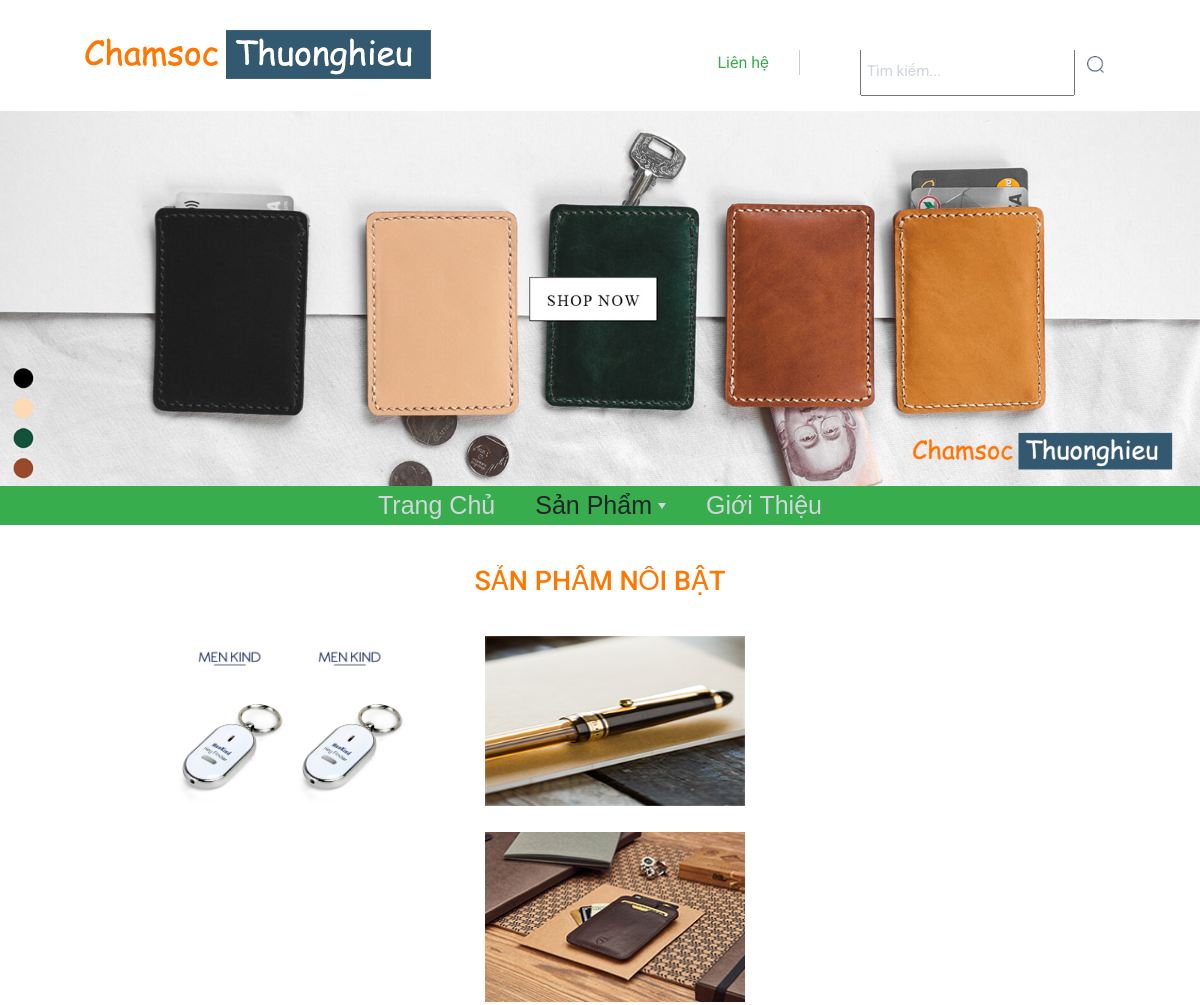
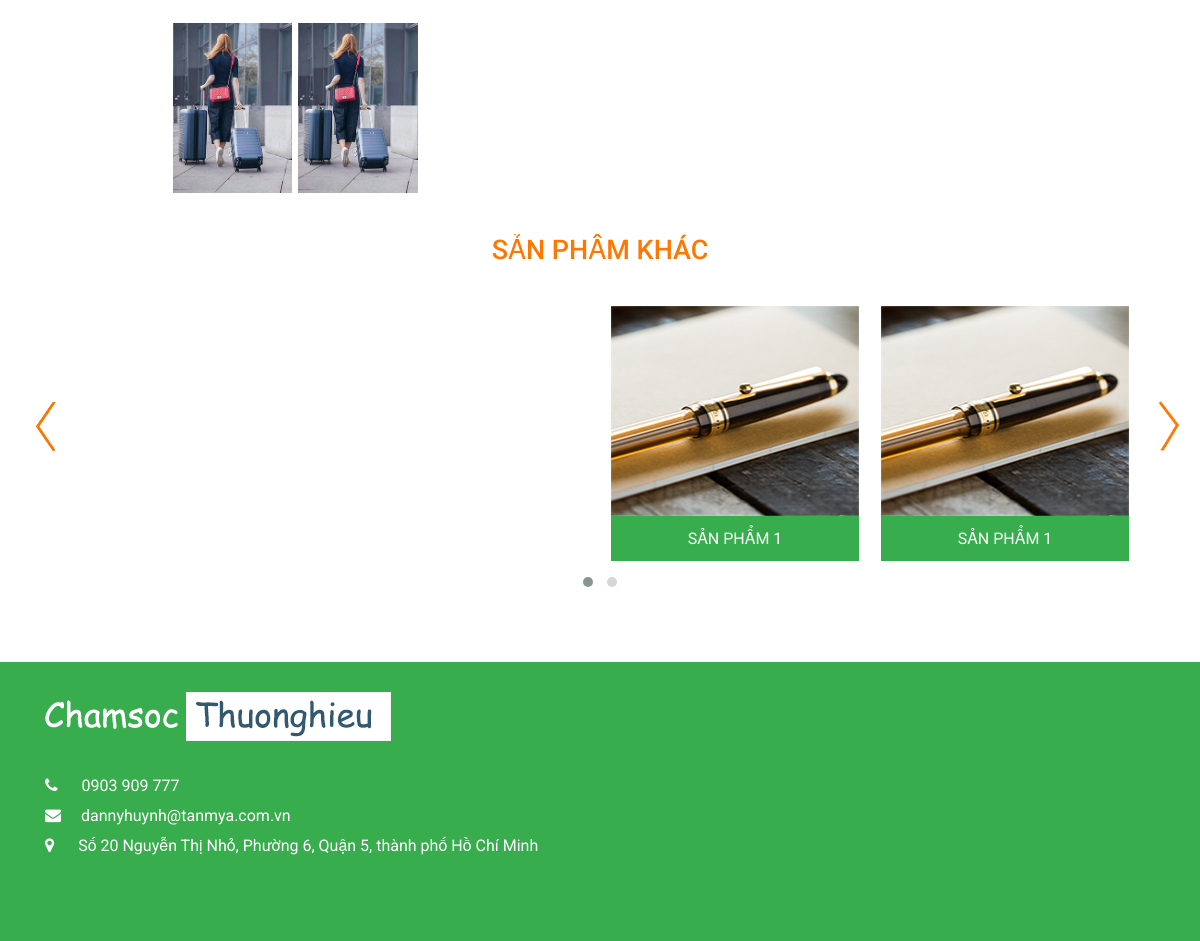
The page / on the database its author committed (2 pictures, top to bottom).
### tables this page shows
CREATE TABLE IF NOT EXISTS `parameter` (
  `ma` int(11) NOT NULL AUTO_INCREMENT,
  `ten` varchar(255) DEFAULT NULL,
  `giatri` text,
  `ngaytao` TIMESTAMP DEFAULT CURRENT_TIMESTAMP ON UPDATE CURRENT_TIMESTAMP,
  `ngaycapnhat` TIMESTAMP DEFAULT CURRENT_TIMESTAMP ON UPDATE CURRENT_TIMESTAMP,
  PRIMARY KEY (`ma`)
);

CREATE TABLE IF NOT EXISTS `sanpham` (
  `ma` int(11) NOT NULL AUTO_INCREMENT,
  `ten` varchar(255) DEFAULT NULL,
  `duongdan` varchar(255) DEFAULT NULL,
  `manhomtin` int(11) DEFAULT NULL,
  `chitiet` text,
  `tomtat` text NOT NULL,
  `h1` varchar(255) DEFAULT NULL,
  `tukhoa` varchar(255) DEFAULT NULL,
  `motatukhoa` varchar(255) DEFAULT NULL,
  `tieude` varchar(255) DEFAULT NULL,
  `kichhoat` int(11) NOT NULL DEFAULT '0',
  `ngaytao` TIMESTAMP DEFAULT CURRENT_TIMESTAMP ON UPDATE CURRENT_TIMESTAMP,
  `ngaycapnhat` TIMESTAMP DEFAULT CURRENT_TIMESTAMP ON UPDATE CURRENT_TIMESTAMP,
  `hinh` varchar(255) DEFAULT NULL,
  `hinhs` text NOT NULL,
  `noibat` int(11) NOT NULL DEFAULT '0',
  PRIMARY KEY (`ma`)
);

### class/database.php (called while the page is built, shortened)
<?php
class database
{
    protected $pdo='';
    protected $sql='';
    public function Database()
    {
        try
        {
			$this->pdo=new PDO('mysql:host='.HOST.'; dbname='.DBNAME,USERNAME,PASSWORD);
			$this->pdo->query('set names utf8');
			$this->pdo->setAttribute(PDO::ATTR_ERRMODE,PDO::ERRMODE_EXCEPTION);
        }
        catch(PDOException $e)
        {
			exit($e->getMessage());
        }
    }
    public function setQuery($sql)
    {
        $this->sql=$sql;
    }
    public function loadAllRow($option=array())
    {
        $this->stateMent=$this->pdo->prepare($this->sql);
        $this->stateMent->execute($option);
        return $this->stateMent->fetchAll(PDO::FETCH_OBJ);
    }
    public function loadRow($option=array())
    {
        $this->stateMent=$this->pdo->prepare($this->sql);
        $this->stateMent->execute($option);
        return $this->stateMent->fetch(PDO::FETCH_OBJ);
    }
	public function disconnect()
    {
        return $this->pdo=null;
    }
}
?>

### config.php (called while the page is built, shortened)
<?php
require 'class/database.php';
require_once('class/xl_param.php');
require 'class/xl_tintuc.php';
$xl_tintuc = new xl_tintuc();
$xl_param = new xl_param();
?>

### class/xl_param.php (called while the page is built, shortened)
<?php
class xl_param extends database
{
	function DocTheoTen($ten)
	{
		$sql = "select * from parameter where ten = '$ten'";
		return $this->loadRow();
	}
}
?>

### class/xl_tintuc.php (called while the page is built, shortened)
<?php
class xl_tintuc extends database
{
	function DSMoi($sodong = null,$vitri=0,$rand=false)
	{
		$soluong = (!empty($sodong))?" limit 0,$sodong ":'';
		$soluong = (!empty($sodong) && !empty($vitri))?" limit $vitri,$sodong ":$soluong;
		$strran = ($rand)?' order by rand() ': ' order by sanpham.ngaytao desc,sanpham.ma desc ';
		$sql = "select sanpham.*,nhom.duongdan as duongdan_cha,DATE_FORMAT(sanpham.ngaytao,'%d/%m/%Y') as ngaytao  from sanpham join nhom on sanpham.manhomtin=nhom.ma where sanpham.kichhoat=1  $strran ".$soluong;
		return $this->loadAllRow();
	}
	function DSnoibat($sodong = null)
	{
		$soluong = (!empty($sodong))?" limit 0,$sodong ":'';
		$sql = "select sanpham.*,nhom.duongdan as duongdan_cha from sanpham join nhom on sanpham.manhomtin=nhom.ma where sanpham.kichhoat=1 and noibat='1'  order by sanpham.ngaytao desc,sanpham.ma desc $soluong";
		return $this->loadAllRow();
	}
}
?>

### index.php (the view, shortened to what this page needs)
<?php
require 'config.php';
$listkhac = $xl_tintuc->DSMoi(8);
$listnoibat = $xl_tintuc->DSnoibat(4);
?>
<html>
	<head>
		<?php
			include 'includes/cssjs.php';
		?>
	<head>
	<body>
		<header>
			<?php include 'includes/header.php' ?>
		</header>
		<div class="content">
				<div class="box">
					<div class="box-title">
						<h3 class="big-title"><span class="t-c">Sản phẩm nổi bật</span><span class="title-line"></span></h3>
					</div>
					<div class="box-content ">
						<div class="container noibat">
						<div class="leftpro pro">
							<a href="<?php echo DOMAIN.$listnoibat[0]->duongdan_cha.'/'.$listnoibat[0]->duongdan.'-'.$listnoibat[0]->ma ?>"><img src="<?=$listnoibat[0]->hinh?>"/></a>
							<a href="<?php echo DOMAIN.$listnoibat[0]->duongdan_cha.'/'.$listnoibat[0]->duongdan.'-'.$listnoibat[0]->ma ?>"><img src="<?=$listnoibat[0]->hinh?>"/></a>
						</div>
						<div class="midpro pro">
							<a href="<?php echo DOMAIN.$listnoibat[1]->duongdan_cha.'/'.$listnoibat[1]->duongdan.'-'.$listnoibat[1]->ma ?>"><img src="<?=$listnoibat[1]->hinh?>"/></a>
							<a href="<?php echo DOMAIN.$listnoibat[2]->duongdan_cha.'/'.$listnoibat[2]->duongdan.'-'.$listnoibat[2]->ma ?>"><img src="<?=$listnoibat[2]->hinh?>"/></a>
						</div>
						<div class="rightpro pro">
							<a href="<?php echo DOMAIN.$listnoibat[3]->duongdan_cha.'/'.$listnoibat[3]->duongdan.'-'.$listnoibat[3]->ma ?>"><img src="<?=$listnoibat[3]->hinh?>"/></a>
							<a href="<?php echo DOMAIN.$listnoibat[3]->duongdan_cha.'/'.$listnoibat[3]->duongdan.'-'.$listnoibat[3]->ma ?>"><img src="<?=$listnoibat[3]->hinh?>"/></a>
						</div>
						</div>
					</div>
				</div>
				<div class="box">
					<div class="box-title">
						<h3 class="big-title"><span class="t-c">Sản phẩm khác</span><span class="title-line"></span></h3>
					</div>
					<div class="box-content">
					<div class="">
						<div class="owl-carousel owl-theme khac container">
							<?php
								foreach($listkhac as $tink){
							?>
							<div class="item">
								<div class="prokhac">
									<a href="<?php echo DOMAIN.$tink->duongdan_cha.'/'.$tink->duongdan.'-'.$tink->ma ?>"><img src="images/sl1.png"/>
									<span><?=$tink->tieude?></span></a>
								</div>
							</div>
								<?php } ?>
						</div>
						</div>
					</div>
			</div>
		</div>
		<footer>
			<?php include 'includes/footer.php' ?>
		</footer>
	</body>
</html>

### includes/cssjs.php (shortened to what this page needs)
<link href="./dist/styles/style.css" rel="stylesheet">

### includes/header.php
<div class="col-md-12 header-top">
	<div class="container">
	<a href="<?=DOMAIN?>" class="logotop"><img src="<?php echo $xl_param->DocTheoTen('logo')->giatri ?>"/></a>
	<ul class="menutop">
		<li><a href="<?=DOMAIN?>lien-he">Liên hệ</a></li>
<li>
	<form  class="search" action="" method="get">
		<input class="itim" type="text" placeholder="Tìm kiếm..." name="s"/>
		<button class="btntim"><img width="17" src="<?=DOMAIN?>images/search2.png" /></button>
	</form>	<div class="clear"></div>
</li>
	</ul>
	</div>
</div>
<div class="header-menu">
	<div class="banner">
		<img src="<?php echo $xl_param->DocTheoTen('banner')->giatri ?>"/>
	</div>
	<?php include 'includes/menu.php' ?>
</div>

### includes/menu.php (shortened to what this page needs)
<div class="menu">
	<div class="container">
		<nav id="main-nav">
			<ul id="main-menu" class="sm sm-mint">
				<li><a href="<?=DOMAIN?>">Trang chủ</a></li>
				<li><a>Sản phẩm</a>
				</li>
				<li><a href="<?=DOMAIN?>gioi-thieu">Giới thiệu</a></li>
			</ul>
		</nav>
	</div>
</div>

### includes/footer.php
<div class="footer">
<div class="container">
	<div><a href="<?=DOMAIN?>"><img src="<?php echo $xl_param->DocTheoTen('logo2')->giatri ?>"/></a></div>
	<div style="padding:30px 0 50px">
		<ul class="ftinfo">
			<li><i class="fa fa-phone"></i> <?php echo $xl_param->DocTheoTen('dienthoai')->giatri ?></li>
			<li><i class="fa fa-envelope"></i><?php echo $xl_param->DocTheoTen('email')->giatri ?></li>
			<li ><i class="fa fa-map-marker "></i> <?php echo $xl_param->DocTheoTen('diachi')->giatri ?></li>
		</ul>
	</div>
</div>
</div>

### rows shown on the page
parameter: giatri (picture)
parameter: giatri (picture)
sanpham: hinh (picture), tieude "SẢN PHẨM 1"
sanpham: hinh (picture), tieude "SẢN PHẨM 1"
sanpham: hinh (picture)
sanpham: hinh (picture)
parameter: giatri (picture)
parameter: giatri "0903 909 777"
parameter: giatri "dannyhuynh@tanmya.com.vn"
parameter: giatri "Số 20 Nguyễn Thị Nhỏ, Phường 6, Quận 5, thành phố Hồ Chí Minh"
